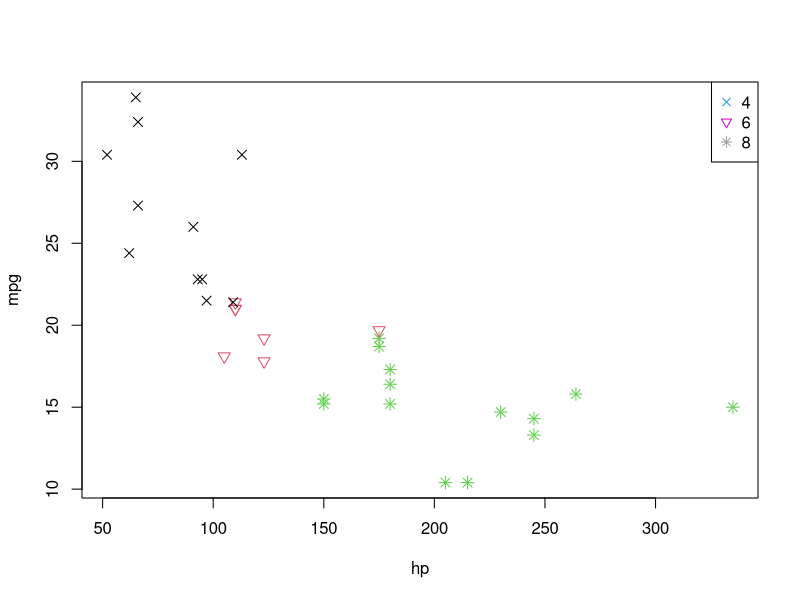
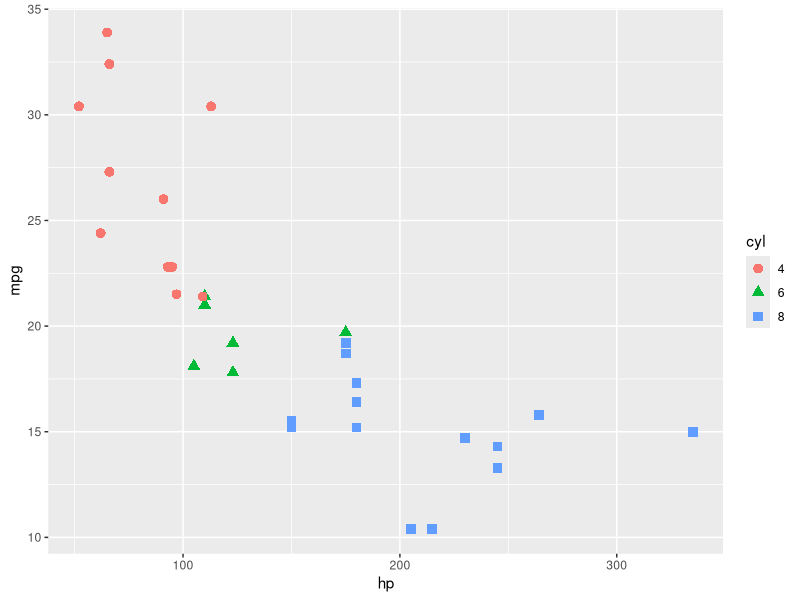
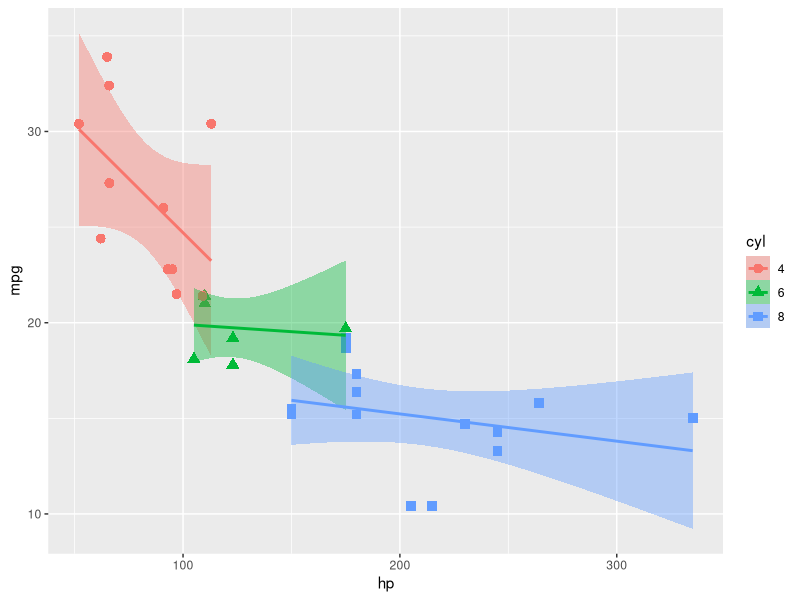
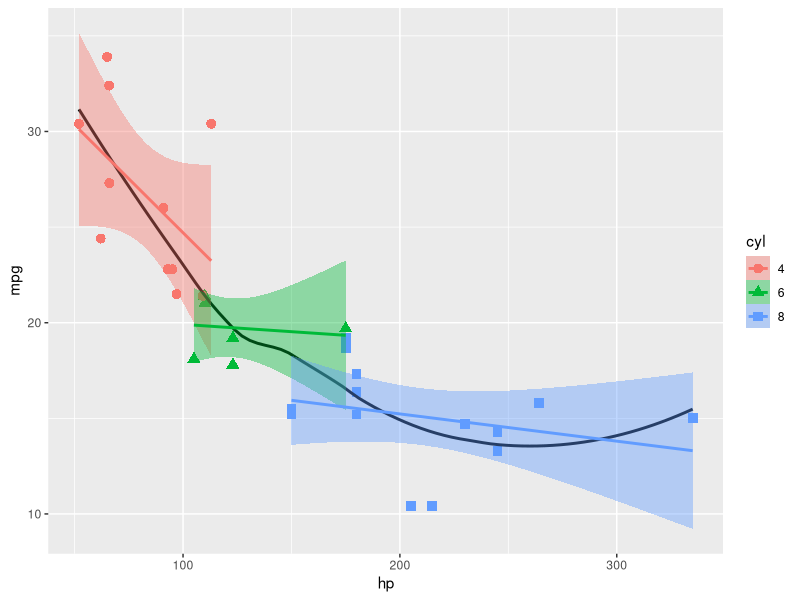
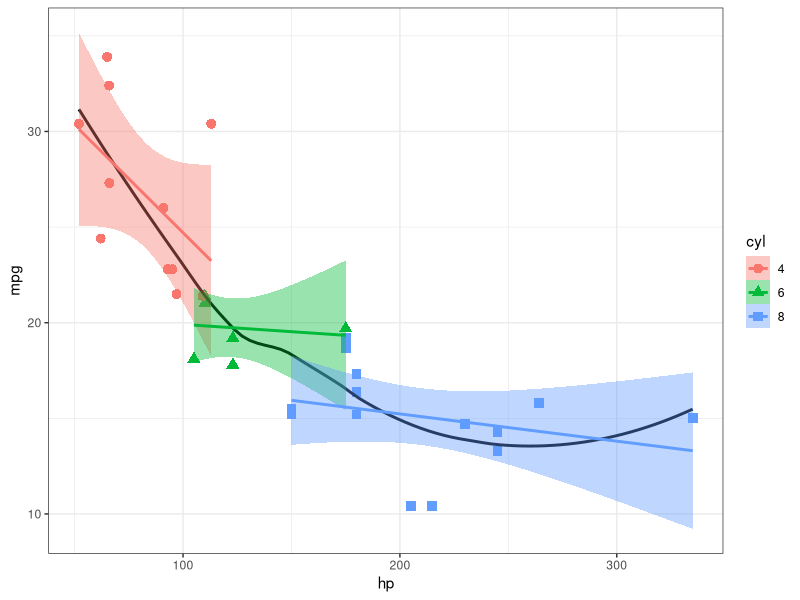
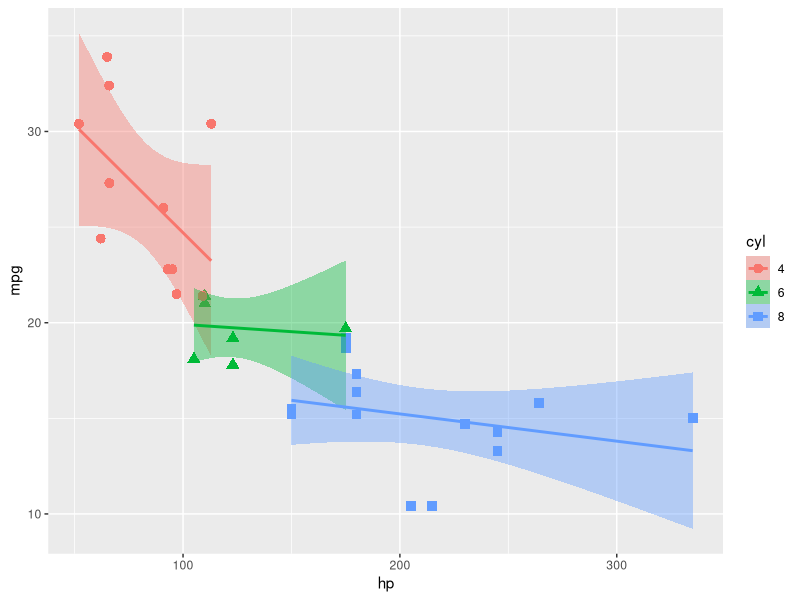
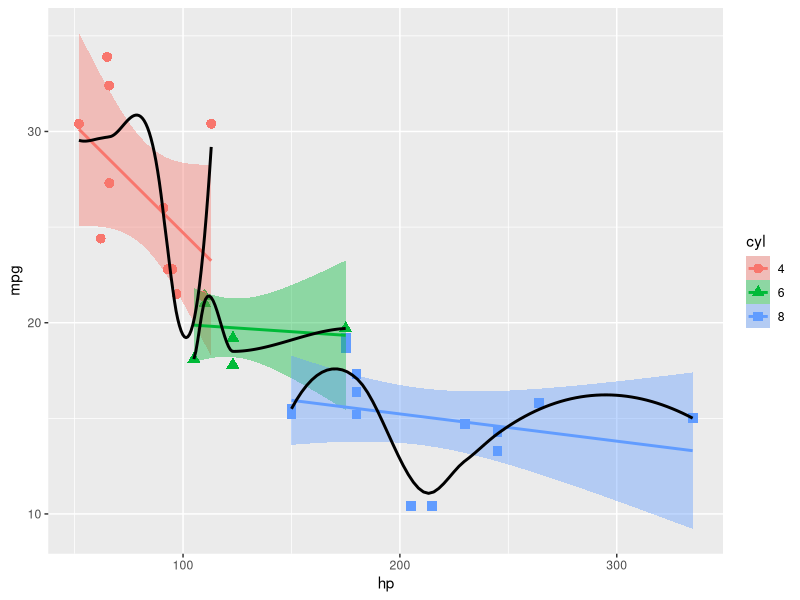
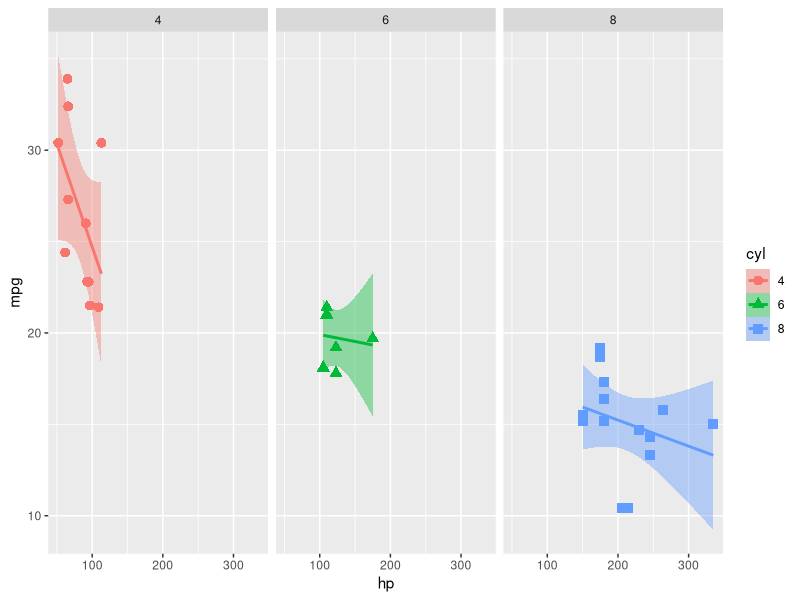

R code for these plots, in order:
#' ---
#' title: "Plots of cars data with ggplot2"
#' author: "Michael Friendly"
#' category: "ggplot2"
#' date: "06 Apr 2017"
#' ---


#' ## Load the `mtcars` data
data(mtcars, package="datasets")
str(mtcars)

#' ## Plot with base graphics
#' This doesn't quite come out right because it is hard to coordinate the 
#' choices for point symbols and colors in the plot with those in the legend

mtcars$cyl <- as.factor(mtcars$cyl)
plot(mpg ~ hp , data=mtcars, 
     col=cyl, pch=c(4,6,8)[mtcars$cyl], cex=1.2)
legend("topright", legend=levels(mtcars$cyl),
       pch = c(4,6,8),
       col=levels(mtcars$cyl))

#' ## Plots with ggplot2
library(ggplot2)
ggplot(mtcars, aes(x=hp, y=mpg, color=cyl, shape=cyl)) +
  geom_point(size=3)

#' add separate regression lines
ggplot(mtcars, aes(x=hp, y=mpg, color=cyl, shape=cyl)) +
  geom_point(size=3) +
  geom_smooth(method="lm", aes(fill=cyl)) 

#' add overall smooth
ggplot(mtcars, aes(x=hp, y=mpg)) +
  geom_point(size=3, aes(color=cyl, shape=cyl)) +
  geom_smooth(method="loess", color="black", se=FALSE) +
  geom_smooth(method="lm", aes(color=cyl, fill=cyl)) 

#' change the theme
last_plot() + theme_bw()

#' ## break it down into stages
plt <-
  ggplot(mtcars, aes(x=hp, y=mpg, color=cyl, shape=cyl)) +
  geom_point(size=3) 

plt +
  geom_smooth(method="lm", aes(fill=cyl)) 

plt +
  geom_smooth(method="lm", aes(fill=cyl)) +
  geom_smooth(method="loess", color="black", se=FALSE)
  
## faceting
plt <-
  ggplot(mtcars, aes(x=hp, y=mpg, color=cyl, shape=cyl)) +
  geom_point(size=3) +
  geom_smooth(method="lm", aes(fill=cyl)) 

plt + facet_wrap(~cyl)

plt + facet_wrap(~gear)




library(ggplot2)
library(ggrepel)

ggplot(mtcars, aes(wt, mpg)) +
  geom_point(color = 'red') +
  geom_text_repel(aes(label = rownames(mtcars))) +
  theme_classic(base_size = 16)


x = 1:100
y = sqrt(x)
plot(x,y, type='l')
